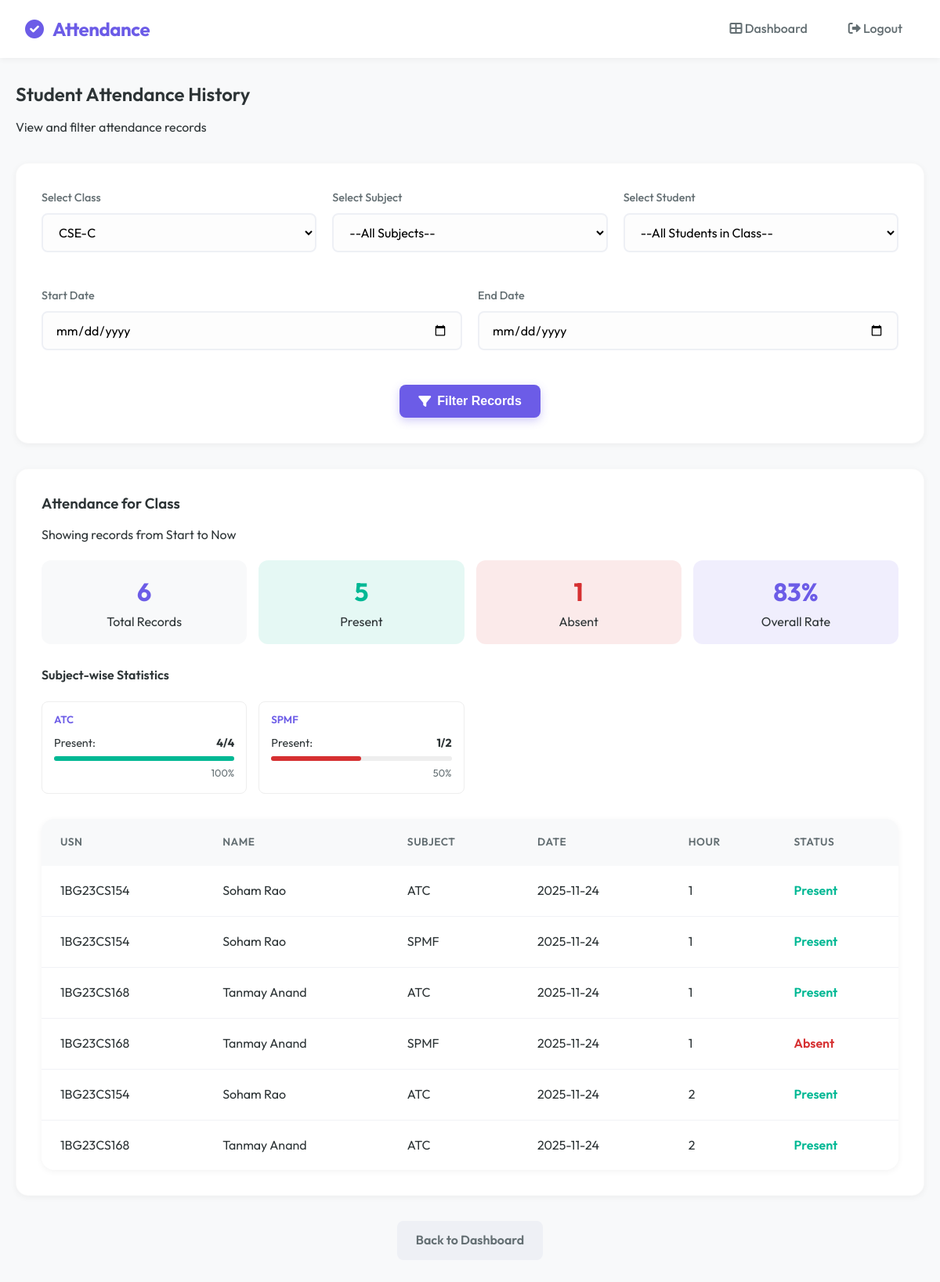
The app's page /admin/student_attendance_history?class_id=3 (signed in) with its own data.
### tables this page shows
CREATE TABLE attendance (
        id INTEGER PRIMARY KEY AUTOINCREMENT,
        student_id INTEGER,
        subject TEXT,
        date TEXT,
        status TEXT,
        hour INTEGER,
        previous_hash TEXT,
        current_hash TEXT
    );

CREATE TABLE students (
        id INTEGER PRIMARY KEY AUTOINCREMENT,
        usn TEXT UNIQUE,
        name TEXT,
        dob TEXT,
        class_id INTEGER,
        face_encoding BLOB
    );

### app.py (the view)
@app.route("/admin/student_attendance_history", methods=["GET", "POST"])
def student_attendance_history():
    role = session.get("role")
    if role not in ["admin", "teacher"]:
        return "Unauthorized", 403
    conn = sqlite3.connect('attendance.db')
    c = conn.cursor()
    if role == "teacher":
        teacher_id = session["username"]
        c.execute("""
            SELECT DISTINCT c.id, c.class_name
            FROM classes c
            JOIN teacher_assignments ta ON c.id = ta.class_id
            WHERE ta.teacher_id=?
        """, (teacher_id,))
    else:
        c.execute("SELECT id, class_name FROM classes ORDER BY class_name")
    classes = c.fetchall()
    selected_class_id = request.args.get("class_id") or request.form.get("class_id")
    selected_student_id = request.args.get("student_id") or request.form.get("student_id")
    selected_subject = request.args.get("subject") or request.form.get("subject")
    start_date = request.args.get("start_date") or request.form.get("start_date")
    end_date = request.args.get("end_date") or request.form.get("end_date")
    filtered_students, attendance_records, student_info, subjects = [], [], None, []
    if selected_class_id:
        try:
            cid = int(selected_class_id)
            if role == "teacher":
                teacher_id = session["username"]
                c.execute("""
                    SELECT subject FROM teacher_assignments
                    WHERE teacher_id=? AND class_id=?
                    ORDER BY subject
                """, (teacher_id, cid))
            else:
                c.execute("SELECT name FROM subjects WHERE class_id=? ORDER BY name", (cid,))
            subjects = [row[0] for row in c.fetchall()]
            c.execute("SELECT id, usn, name FROM students WHERE class_id=? ORDER BY name", (cid,))
            filtered_students = c.fetchall()
        except ValueError:
            pass
    if selected_student_id:
        c.execute("SELECT usn, name, class_name FROM students JOIN classes ON students.class_id = classes.id WHERE students.id=?", (selected_student_id,))
        student_info = c.fetchone()
        query = "SELECT subject, date, status, hour FROM attendance WHERE student_id=?"
        params = [selected_student_id]
        if selected_subject:
            query += " AND subject=?"
            params.append(selected_subject)
        if start_date and end_date:
            query += " AND date BETWEEN ? AND ?"
            params.extend([start_date, end_date])
        elif start_date:
            query += " AND date >= ?"
            params.append(start_date)
        elif end_date:
            query += " AND date <= ?"
            params.append(end_date)
        query += " ORDER BY date DESC, hour ASC"
        c.execute(query, params)
        attendance_records = c.fetchall()
    elif selected_class_id:
        query = """
            SELECT students.usn, students.name, attendance.subject, attendance.date, attendance.status, attendance.hour
            FROM attendance
            JOIN students ON attendance.student_id = students.id
            WHERE students.class_id=?
        """
        params = [selected_class_id]
        if selected_subject:
            query += " AND attendance.subject=?"
            params.append(selected_subject)
        if start_date and end_date:
            query += " AND attendance.date BETWEEN ? AND ?"
            params.extend([start_date, end_date])
        elif start_date:
            query += " AND attendance.date >= ?"
            params.append(start_date)
        elif end_date:
            query += " AND attendance.date <= ?"
            params.append(end_date)
        query += " ORDER BY attendance.date DESC, attendance.hour ASC, students.name ASC"
        c.execute(query, params)
        attendance_records = c.fetchall()
    subject_stats = {}
    for record in attendance_records:
        subj = record[0] if selected_student_id else record[2]
        status = record[2] if selected_student_id else record[4]
        if subj not in subject_stats:
            subject_stats[subj] = {
                'total': 0,
                'present': 0,
                'absent': 0,
                'percentage': 0
            }
        subject_stats[subj]['total'] += 1
        if status == 'Present':
            subject_stats[subj]['present'] += 1
        else:
            subject_stats[subj]['absent'] += 1
    for subj in subject_stats:
        subject_stats[subj]['percentage'] = round(
            (subject_stats[subj]['present'] / subject_stats[subj]['total'] * 100)
            if subject_stats[subj]['total'] > 0 else 0
        )
    total_records = len(attendance_records)
    present_count = sum(s['present'] for s in subject_stats.values())
    absent_count = total_records - present_count
    attendance_percentage = round((present_count / total_records * 100) if total_records > 0 else 0)
    conn.close()
    return render_template("student_attendance_history.html",
                           classes=classes, filtered_students=filtered_students,
                           subjects=subjects,
                           attendance_records=attendance_records,
                           selected_class_id=int(selected_class_id) if selected_class_id else None,
                           selected_student_id=int(selected_student_id) if selected_student_id else None,
                           selected_subject=selected_subject,
                           student_info=student_info, start_date=start_date, end_date=end_date,
                           total_records=total_records,
                           present_count=present_count,
                           absent_count=absent_count,
                           attendance_percentage=attendance_percentage,
                           subject_stats=subject_stats)

### templates/student_attendance_history.html (shortened to what this page needs)
{% extends "base.html" %}
{% block content %}
<div class="mb-4">
    <h2>Student Attendance History</h2>
    <p class="text-muted">View and filter attendance records</p>
</div>
<div class="card mb-4">
    <form method="GET" action="/admin/student_attendance_history">
        <div
            style="display: grid; grid-template-columns: repeat(auto-fit, minmax(200px, 1fr)); gap: 20px; margin-bottom: 20px;">
            <div class="form-group">
                <label for="class_id">Select Class</label>
                <select name="class_id" id="class_id" required onchange="this.form.submit()">
                    {% for cid, cname in classes %}
                    <option value="{{ cid }}" {% if selected_class_id==cid %}selected{% endif %}>{{ cname }}</option>
                    {% endfor %}
                </select>
            </div>
            <div class="form-group">
                <label for="subject">Select Subject</label>
                <select name="subject" id="subject" {% if not selected_class_id %}disabled{% endif %}
                    onchange="this.form.submit()">
                    <option value="">--All Subjects--</option>
                </select>
            </div>
            <div class="form-group">
                <label for="student_id">Select Student</label>
                <select name="student_id" id="student_id" {% if not selected_class_id %}disabled{% endif %}
                    onchange="this.form.submit()">
                    <option value="">--All Students in Class--</option>
                </select>
            </div>
        </div>
        <div style="display: grid; grid-template-columns: 1fr 1fr; gap: 20px; margin-bottom: 20px;">
            <div class="form-group">
                <label for="start_date">Start Date</label>
                <input type="date" name="start_date" value="{{ start_date or '' }}">
            </div>
            <div class="form-group">
                <label for="end_date">End Date</label>
                <input type="date" name="end_date" value="{{ end_date or '' }}">
            </div>
        </div>
        <div class="text-center">
            <button type="submit" class="btn btn-primary"><i class="fas fa-filter"></i> Filter Records</button>
        </div>
    </form>
</div>
{% if attendance_records %}
<div class="card mb-4">
    <div style="display: flex; justify-content: space-between; align-items: center; margin-bottom: 20px;">
        <div>
            {% if selected_student_id %}
            <h3>Attendance for {{ student_info[1] }} ({{ student_info[0] }})</h3>
            {% elif selected_class_id %}
            <h3>Attendance for Class</h3>
            {% endif %}
            <p class="text-muted">
                Showing records from {{ start_date or 'Start' }} to {{ end_date or 'Now' }}
            </p>
        </div>
    </div>
    <div class="dashboard-grid"
        style="grid-template-columns: repeat(auto-fit, minmax(150px, 1fr)); margin-top: 0; margin-bottom: 30px; gap: 15px;">
        <div style="text-align: center; padding: 15px; background: #f8f9fa; border-radius: 12px;">
            <div style="font-size: 2rem; font-weight: bold; color: var(--primary);">{{ total_records }}</div>
            <div class="text-muted">Total Records</div>
        </div>
        <div style="text-align: center; padding: 15px; background: rgba(0, 184, 148, 0.1); border-radius: 12px;">
            <div style="font-size: 2rem; font-weight: bold; color: var(--success);">{{ present_count }}</div>
            <div class="text-muted">Present</div>
        </div>
        <div style="text-align: center; padding: 15px; background: rgba(214, 48, 49, 0.1); border-radius: 12px;">
            <div style="font-size: 2rem; font-weight: bold; color: var(--error);">{{ absent_count }}</div>
            <div class="text-muted">Absent</div>
        </div>
        <div
            style="text-align: center; padding: 15px; background: rgba(108, 92, 231, 0.1); border-radius: 12px; display: flex; flex-direction: column; justify-content: center; align-items: center;">
            <div style="font-size: 2rem; font-weight: bold; color: var(--primary); word-break: break-word;">{{
                attendance_percentage }}%</div>
            <div class="text-muted">Overall Rate</div>
        </div>
    </div>
    {% if subject_stats %}
    <h4 class="mb-3">Subject-wise Statistics</h4>
    <div
        style="display: grid; grid-template-columns: repeat(auto-fill, minmax(250px, 1fr)); gap: 15px; margin-bottom: 30px;">
        {% for subject, stats in subject_stats.items() %}
        <div style="padding: 15px; border: 1px solid #eee; border-radius: 8px;">
            <h5 style="margin-bottom: 10px; color: var(--primary);">{{ subject }}</h5>
            <div style="display: flex; justify-content: space-between; font-size: 0.9rem; margin-bottom: 5px;">
                <span>Present:</span> <strong>{{ stats.present }}/{{ stats.total }}</strong>
            </div>
            <div style="width: 100%; background: #eee; height: 6px; border-radius: 3px;">
                <div
                    style="width: {{ stats.percentage }}%; background: {% if stats.percentage >= 75 %}var(--success){% elif stats.percentage >= 60 %}var(--warning){% else %}var(--error){% endif %}; height: 100%; border-radius: 3px;">
                </div>
            </div>
            <div style="text-align: right; font-size: 0.8rem; margin-top: 5px; color: var(--text-muted);">{{
                stats.percentage }}%</div>
        </div>
        {% endfor %}
    </div>
    {% endif %}
    <div class="table-container" style="width: 100%; overflow-x: auto;">
        <table>
            <thead>
                {% if selected_student_id %}
                <tr>
                    <th>Subject</th>
                    <th>Date</th>
                    <th>Hour</th>
                    <th>Status</th>
                </tr>
                {% else %}
                <tr>
                    <th>USN</th>
                    <th>Name</th>
                    <th>Subject</th>
                    <th>Date</th>
                    <th>Hour</th>
                    <th>Status</th>
                </tr>
                {% endif %}
            </thead>
            <tbody>
                {% for row in attendance_records %}
                {% if selected_student_id %}
                <tr>
                    <td>{{ row[0] }}</td>
                    <td>{{ row[1] }}</td>
                    <td>{{ row[3] }}</td>
                    <td>
                        <span class="{% if row[2] == 'Present' %}text-success{% else %}text-danger{% endif %}"
                            style="font-weight: 600;">
                            {{ row[2] }}
                        </span>
                    </td>
                </tr>
                {% else %}
                <tr>
                    <td>{{ row[0] }}</td>
                    <td>{{ row[1] }}</td>
                    <td>{{ row[2] }}</td>
                    <td>{{ row[3] }}</td>
                    <td>{{ row[5] }}</td>
                    <td>
                        <span class="{% if row[4] == 'Present' %}text-success{% else %}text-danger{% endif %}"
                            style="font-weight: 600;">
                            {{ row[4] }}
                        </span>
                    </td>
                </tr>
                {% endif %}
                {% endfor %}
            </tbody>
        </table>
    </div>
</div>
{% endif %}
<div class="text-center mt-4 mb-4">
    <a href="/dashboard" class="btn btn-secondary">Back to Dashboard</a>
</div>
{% endblock %}

### records on screen
attendance: subject "ATC", present "4", total "4", percentage "100", usn "1BG23CS154", name "Soham Rao", date "2025-11-24", hour "1", status "Present"
attendance: subject "SPMF", present "1", total "2", percentage "50", usn "1BG23CS154", name "Soham Rao", date "2025-11-24", hour "1", status "Present"
attendance: usn "1BG23CS168", name "Tanmay Anand", subject "ATC", date "2025-11-24", hour "1", status "Present"
attendance: usn "1BG23CS168", name "Tanmay Anand", subject "SPMF", date "2025-11-24", hour "1", status "Absent"
attendance: usn "1BG23CS154", name "Soham Rao", subject "ATC", date "2025-11-24", hour "2", status "Present"
attendance: usn "1BG23CS168", name "Tanmay Anand", subject "ATC", date "2025-11-24", hour "2", status "Present"

### other values on screen
{{ start_date or 'Start' }} "Start"
{{ end_date or 'Now' }} "Now"
{{ total_records }} "6"
{{ present_count }} "5"
{{ absent_count }} "1"
{{ attendance_percentage }} "83"
form field class_id "CSE-C"
